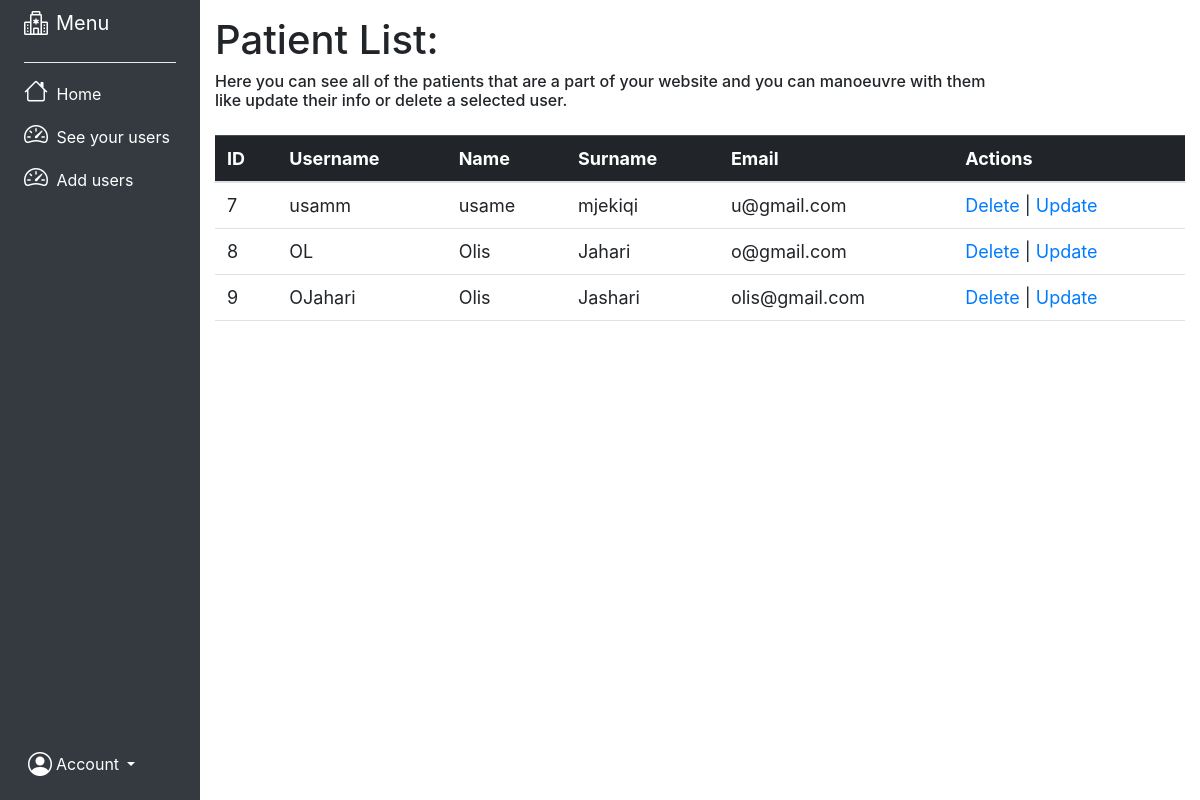
The app's page /dashboardP.php, older data.
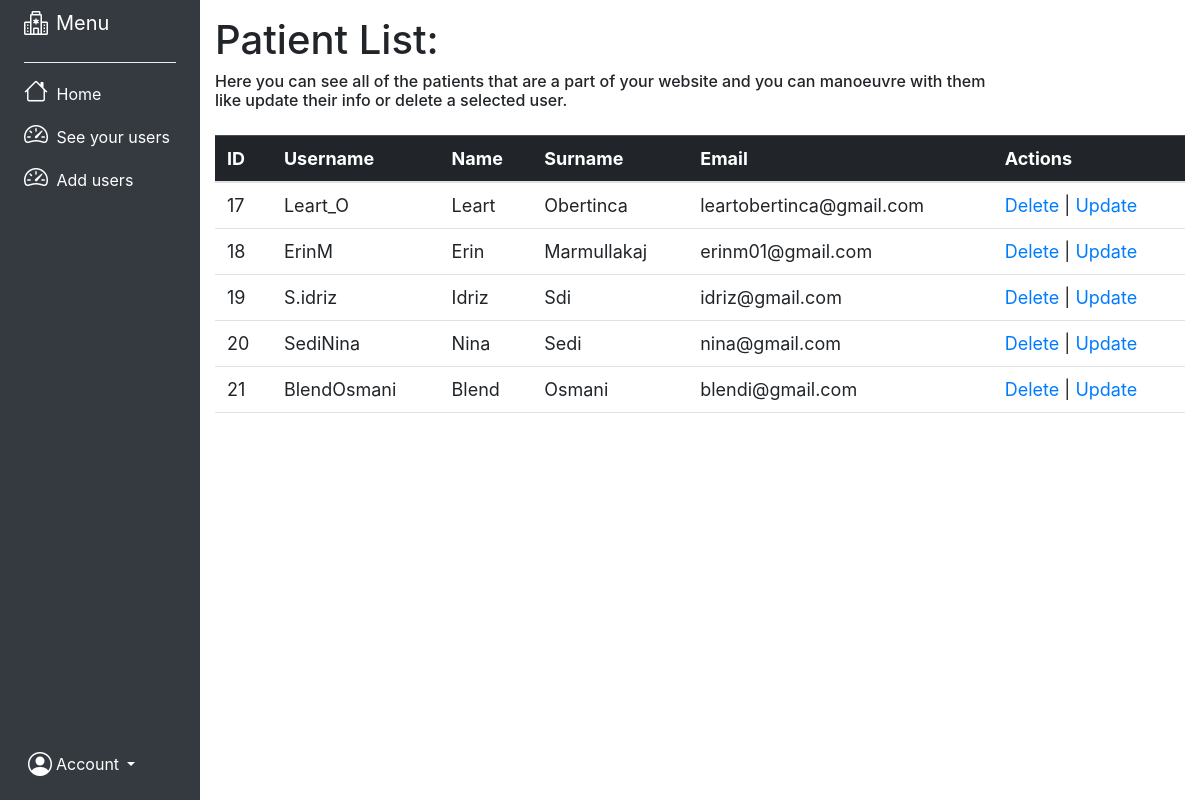
The same page, newer data.
### tables this page shows
CREATE TABLE `patient` (
  `id` int(15) NOT NULL,
  `name` varchar(45) NOT NULL,
  `surname` varchar(45) NOT NULL,
  `username` varchar(45) NOT NULL,
  `email` varchar(35) NOT NULL,
  `password` varchar(25) NOT NULL
);

### dashboardP.php (the view, shortened to what this page needs)
<?php include("header2.php"); ?>
<!DOCTYPE html>
<html lang="en">
<head>
</head>
<body>
<div class="container-fluid">
    <div class="row flex-nowrap">
        <div class="col-auto col-md-3 col-xl-2 px-sm-2 px-0 bg-dark">
            <div class="d-flex flex-column align-items-center align-items-sm-start px-3 pt-2 text-white min-vh-100">
                <a href="/" class="d-flex align-items-center pb-3 mb-md-0 me-md-auto text-white text-decoration-none text-white">
                <i class="fs-4 bi-hospital me-2"></i><span class="fs-5 d-none d-sm-inline">Menu</span>
                </a>
                <hr class="dropdown-divider custom-divider">
                <ul class="nav nav-pills flex-column mb-sm-auto mb-0 align-items-center align-items-sm-start" id="menu">
                    <li class="nav-item">
                        <a href="SidebarA.php" class="nav-link align-middle px-0 text-white">
                            <i class="fs-4 bi-house"></i> <span class="ms-1 d-none d-sm-inline">Home</span>
                        </a>
                    </li>
                    <li>
                        <a href="#submenu2" data-bs-toggle="collapse" class="nav-link px-0 align-middle text-white">
                            <i class="fs-4 bi-speedometer2"></i> <span class="ms-1 d-none d-sm-inline">See your users</span> </a>
                    </li>
                    <li>
                        <a href="#submenu2" data-bs-toggle="collapse" class="nav-link px-0 align-middle text-white">
                            <i class="fs-4 bi-speedometer2"></i> <span class="ms-1 d-none d-sm-inline">Add users</span> </a>
                    </li>
                </ul>
                <div class="dropdown pb-4">
                <a href="#" class="d-flex align-items-center text-white text-decoration-none dropdown-toggle" id="dropdownUser1" data-bs-toggle="dropdown" aria-expanded="false">
                    <i class="fs-4 ms-1 bi-person-circle"></i>
                        <span class="d-none d-sm-inline mx-1">Account</span>
                    </a>
                </div>
            </div>
            </div>
			<div class="col py-3">
			<h1>Patient List:</h1>
			<h6>Here you can see all of the patients that are a part of your website and you can manoeuvre with them <br> like update their info or delete a selected user.</h6>
			<?php
		include_once('config.php');
		include('header.php');
		$getUsers = $conn->prepare("SELECT * FROM patient");
		$getUsers->execute();
		$users = $getUsers->fetchAll();
	 ?>
<table class="table">
	<thead class="table-dark">
		<tr>
			<th>ID</th>
			<th>Username</th>
			<th>Name</th>
			<th>Surname</th>
			<th>Email</th>
			<th>Actions</th>
		</tr>
	</thead>
	<tbody>
		<?php foreach ($users as $user): ?>
			<tr>
				<td><?= htmlspecialchars($user['id']) ?></td>
				<td><?= htmlspecialchars($user['username']) ?></td>
				<td><?= htmlspecialchars($user['name']) ?></td>
				<td><?= htmlspecialchars($user['surname']) ?></td>
				<td><?= htmlspecialchars($user['email']) ?></td>
				<td>
					<a href="deleteP.php?id=<?= $user['id'] ?>">Delete</a> |
					<a href="editP.php?id=<?= $user['id'] ?>">Update</a>
				</td>
			</tr>
		<?php endforeach; ?>
	</tbody>
</table>
</div>
</div>
</body>
</html>

Row changes from the older to the newer data that the page shows:
removed patient: id "7", username "usamm", name "usame", surname "mjekiqi", email "u@gmail.com"
removed patient: id "8", username "OL", name "Olis", surname "Jahari", email "o@gmail.com"
removed patient: id "9", username "OJahari", name "Olis", surname "Jashari", email "olis@gmail.com"
added patient: id "17", username "Leart_O", name "Leart", surname "Obertinca", email "leartobertinca@gmail.com"
added patient: id "18", username "ErinM", name "Erin", surname "Marmullakaj", email "erinm01@gmail.com"
added patient: id "19", username "S.idriz", name "Idriz", surname "Sdi", email "idriz@gmail.com"
added patient: id "20", username "SediNina", name "Nina", surname "Sedi", email "nina@gmail.com"
added patient: id "21", username "BlendOsmani", name "Blend", surname "Osmani", email "blendi@gmail.com"
